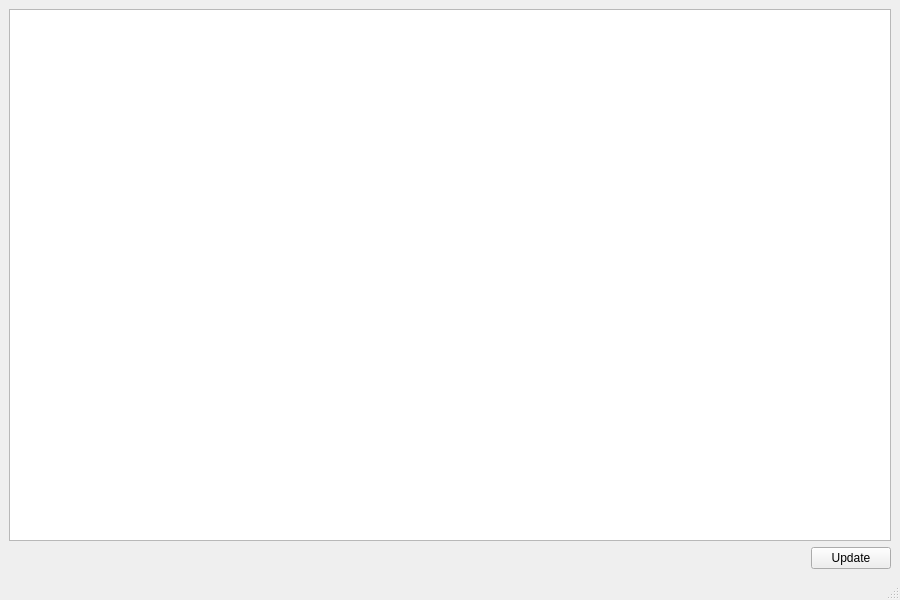
<?xml version="1.0" encoding="UTF-8"?>
<ui version="4.0">
 <class>MainWindow</class>
 <widget class="QMainWindow" name="MainWindow">
  <property name="geometry">
   <rect>
    <x>0</x>
    <y>0</y>
    <width>900</width>
    <height>600</height>
   </rect>
  </property>
  <property name="windowTitle">
   <string>MainWindow</string>
  </property>
  <widget class="QWidget" name="centralwidget">
   <layout class="QVBoxLayout" name="verticalLayout">
    <property name="bottomMargin">
     <number>9</number>
    </property>
    <item>
     <widget class="QTableWidget" name="table_widget">
      <property name="columnCount">
       <number>0</number>
      </property>
     </widget>
    </item>
    <item>
     <layout class="QHBoxLayout" name="footer">
      <item>
       <spacer name="horizontal_spacer">
        <property name="orientation">
         <enum>Qt::Horizontal</enum>
        </property>
        <property name="sizeHint" stdset="0">
         <size>
          <width>40</width>
          <height>20</height>
         </size>
        </property>
       </spacer>
      </item>
      <item>
       <widget class="QPushButton" name="update_button">
        <property name="text">
         <string>Update</string>
        </property>
       </widget>
      </item>
     </layout>
    </item>
   </layout>
  </widget>
  <widget class="QMenuBar" name="menubar">
   <property name="geometry">
    <rect>
     <x>0</x>
     <y>0</y>
     <width>900</width>
     <height>23</height>
    </rect>
   </property>
  </widget>
  <widget class="QStatusBar" name="statusbar"/>
 </widget>
 <resources/>
 <connections/>
</ui>
